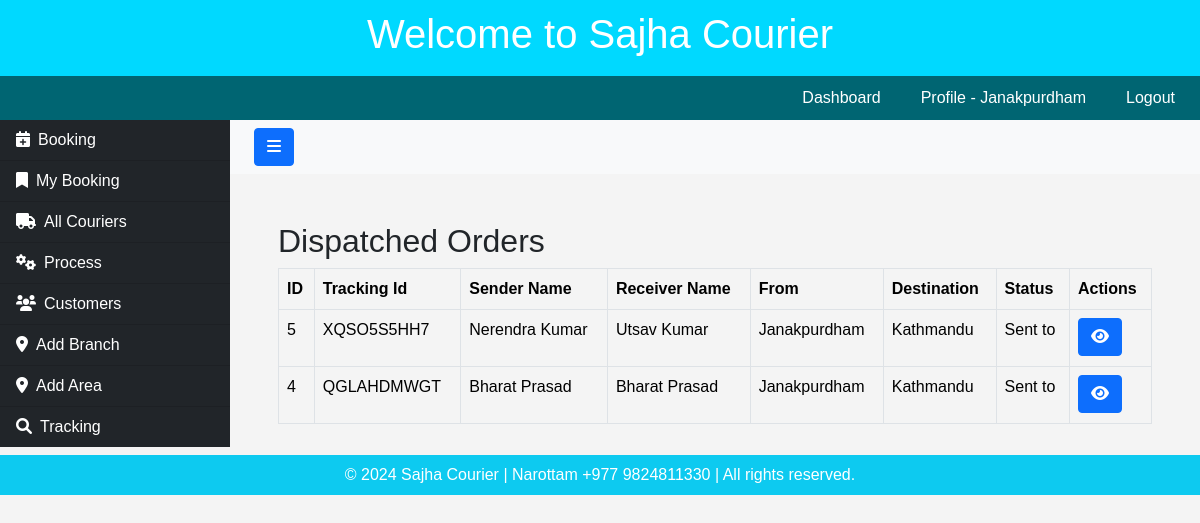
The app's page /courier/dispatched/ (signed in) with its own data.
### userapp/models.py (models this page shows, shortened)
class CourierUser(AbstractBaseUser, PermissionsMixin):
    email = models.EmailField(unique=True)
    username = models.CharField(max_length=150, unique=True)
    full_name = models.CharField(max_length=255)
    phone_number = models.CharField(max_length=20)
    working_area = models.CharField(max_length=100)
    branch_name = models.ForeignKey(Branch, on_delete=models.CASCADE, null=True)
    is_active = models.BooleanField(default=True)
    is_staff = models.BooleanField(default=False)  # Required for admin
    date_joined = models.DateTimeField(auto_now_add=True)
    objects = CourierUserManager()
    USERNAME_FIELD = 'email'
    REQUIRED_FIELDS = ['username', 'full_name']

### courierapp/models.py (models this page shows, shortened)
class Branch(models.Model):
    name = models.CharField(max_length=255)
    def __str__(self):
        return self.name

class Courier(models.Model):
    created_by = models.ForeignKey('userapp.CourierUser', on_delete=models.CASCADE)
    tracking_id = models.CharField(max_length=50, unique=True, blank=True)
    destination = models.ForeignKey('courierapp.Branch', on_delete=models.CASCADE)
    order_type = models.CharField(max_length=50)
    delivery_type = models.CharField(max_length=50)
    order_date = models.DateTimeField(auto_now=True)
    package_name = models.CharField(max_length=100)
    weight = models.CharField(max_length=50)
    total_amount = models.DecimalField(max_digits=10, decimal_places=2, blank=True, null=True)
    reference = models.CharField(max_length=50, blank=True, null=True)
    instruction = models.CharField(max_length=100, blank=True, null=True)
    vendor_name = models.ForeignKey('Customer', on_delete=models.CASCADE)
    customer_name = models.CharField(max_length=200)
    customer_address = models.TextField()
    customer_phone = models.CharField(max_length=15)
    customer_alt_phone = models.CharField(max_length=15, blank=True, null=True)
    cod_amount = models.DecimalField(max_digits=10, decimal_places=2, blank=True, null=True)
    @property
    def latest_status(self):
        return self.statuses.order_by('-timestamp').first()  # Using `order_by` to get the latest one

class Customer(models.Model):
    vendor_name = models.CharField(max_length=200)
    vendor_address = models.TextField()
    vendor_phone = models.CharField(max_length=15)
    vendor_alt_phone = models.CharField(max_length=15, blank=True, null=True)
    created_by = models.ForeignKey('userapp.CourierUser', on_delete=models.CASCADE)
    def __str__(self):
        return self.vendor_name

class CourierStatus(models.Model):
    courier = models.ForeignKey('Courier', related_name='statuses', on_delete=models.CASCADE)
    updated_by = models.ForeignKey('userapp.CourierUser', on_delete=models.CASCADE)
    location_branch = models.ForeignKey('courierapp.Branch', on_delete=models.CASCADE)
    STATUS_CHOICES = [
        ('Booked by', 'Booked by'),
        ('Cancel', 'Cancel'),
        ('Packed for', 'Packed for'),
        ('Received by', 'Received by'),
        ('Sent to', 'Sent to'),
        ('In destination', 'In destination'),
        ('Out for delivery', 'Out for delivery'),
        ('Delivered', 'Delivered'),
    ]
    status = models.CharField(max_length=50, choices=STATUS_CHOICES)
    timestamp = models.DateTimeField(default=timezone.now)  # Time when status was updated
    additional_info = models.TextField(blank=True, null=True)  # Optional extra info for each status update
    class Meta:
        ordering = ['timestamp']  # Ensuring statuses are listed in chronological order for each courier

### courierapp/views.py (the view)
# urls.py: path('courier/dispatched/', views.dispatched_orders, name='dispatched_orders'),
@login_required(login_url='login')
def dispatched_orders(request):
    branches = Branch.objects.all()
    couriers = Courier.objects.filter(
        statuses__status='Sent to'
        ).distinct()
    couriers = couriers.order_by('-order_date')
    return render(request, 'couriers/dispatched_couriers.html', {'couriers': couriers, 'branches': branches})

### courierapp/templates/couriers/dispatched_couriers.html (shortened to what this page needs)
{% extends 'couriers/base.html' %}
{% block content %}
    <div class="container">
        <h2 class="mt-5">Dispatched Orders</h2>
        <table class="table table-bordered">
            <thead>
                <tr>
                    <th>ID</th>
                    <th>Tracking Id</th>
                    <th>Sender Name</th>
                    <th>Receiver Name</th>
                    <th>From</th>
                    <th>Destination</th>
                    <th>Status</th>
                    <th>Actions</th>
                </tr>
            </thead>
            <tbody>
                {% for courier in couriers %}
                {% if courier.latest_status.status == "Sent to" %}
                    <tr>
                        <td>{{ courier.id }}</td>
                        <td>{{ courier.tracking_id }}</td>
                        <td>{{ courier.vendor_name }}</td>
                        <td>{{ courier.customer_name }}</td>
                        <td>{{ courier.created_by.branch_name }}</td>
                        <td>{{ courier.destination }}</td>
                        <td>
                            {% if courier.latest_status %}
                                <p>{{ courier.latest_status.status }}</p>
                            {% else %}
                                <p>Booked By - {{ courier.created_by.full_name }}</p>
                            {% endif %}
                        </td>
                        <td>
                            <a href="{% url 'courier_status' courier.id %}" class="btn btn-primary btn-md text-white" aria-label="Update Courier Status">
                                <i class="fas fa-eye"></i>
                            </a>
                        </td>
                    </tr>
                    {% endif %}
                {% empty %}
                    <tr>
                        <td colspan="8" class="text-center">No couriers available</td>
                    </tr>
                {% endfor %}
            </tbody>
        </table>
    </div>
{% endblock %}

### userapp/templates/users/header.html (shortened to what this page needs)
<!DOCTYPE html>
<html lang="en">
<head>
    <link rel="stylesheet" href="https://cdnjs.cloudflare.com/ajax/libs/font-awesome/6.0.0-beta3/css/all.min.css">
</head>
<body>
    <header>
        <h1>Welcome to Sajha Courier</h1>
    </header>
    <nav>
        {% if user.is_authenticated %}
        <a href="{% url 'dashboard' %}">Dashboard</a>
        <a href="{% url 'view_profile' %}">Profile - {{ user.branch_name }} </a>
        <a href="{% url 'logout' %}">Logout</a>
        {% endif %}
    </nav>
</body>
</html>

### userapp/templates/users/header.html (style rules this page uses)
body { font-family: Arial, sans-serif; margin: 0; padding: 0; background-color: #f4f4f4; }
header { background-color: rgb(0, 217, 255); color: #fff; padding: 10px; text-align: center; }
nav { background-color: rgb(0, 101, 114); display: flex; justify-content: right; padding: 5px; }
nav a { color: #fff; padding: 5px 20px; text-decoration: none; text-align: center; transition: background-color 0.3s; }

### records on screen
CourierUser: branch_name "Janakpurdham"
Courier: id "5", tracking_id "XQSO5S5HH7", vendor_name "Nerendra Kumar", customer_name "Utsav Kumar", created_by.branch_name "Janakpurdham", destination "Kathmandu", latest_status.status "Sent to"
Courier: id "4", tracking_id "QGLAHDMWGT", vendor_name "Bharat Prasad", customer_name "Bharat Prasad", created_by.branch_name "Janakpurdham", destination "Kathmandu", latest_status.status "Sent to"
